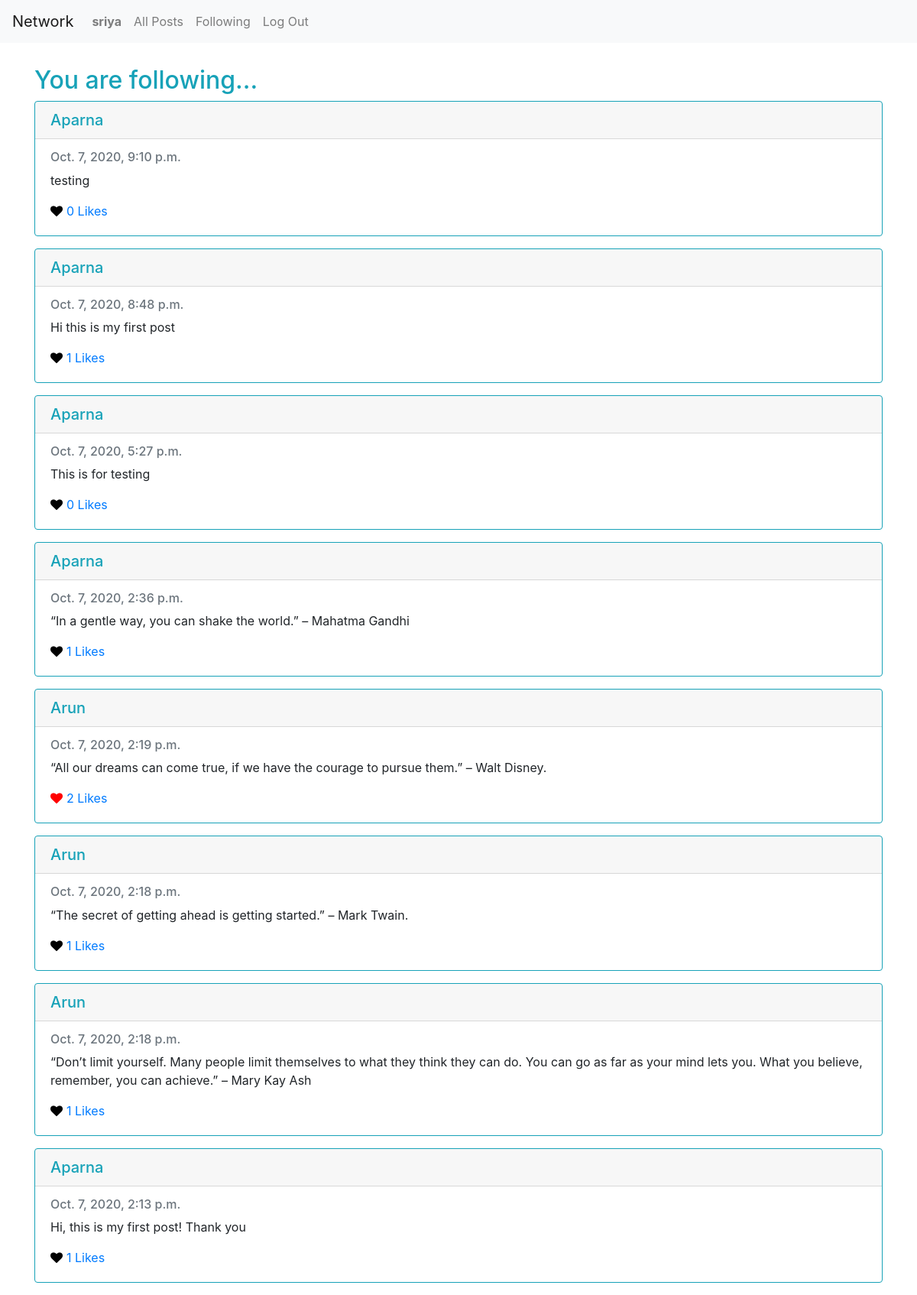
/following/sriya (signed in), run on the app's committed database.
### network/models.py (models this page shows, shortened)
class User(AbstractUser):
    pass

class Post(models.Model):
    content = models.TextField()
    user = models.ForeignKey('User', on_delete=models.CASCADE, related_name='author')
    date = models.DateTimeField(auto_now=True, blank=True)
    liked = models.ManyToManyField('User', default=None, blank=True, related_name='post_likes')

### network/views.py (the view)
# urls.py: path("following/<str:username>", views.following, name="following"),
def following(request, username):
    if request.method == "GET":
        currentuser = get_object_or_404(User, username=username)
        follows = Profile.objects.filter(follower=currentuser)
        posts = Post.objects.all().order_by('-date')
        posted = []
        for p in posts:
            for follower in follows:
                if follower.target == p.user:
                    posted.append(p)
        if not follows:
            return render(request, 'network/following.html', {'message': "You don't follow anybody"})
        paginator = Paginator(posted, 10)
        page_number = request.GET.get('page')
        page_obj = paginator.get_page(page_number)
        return render(request, 'network/following.html', {'page_obj':page_obj})

### network/templates/network/following.html (shortened to what this page needs)
{% extends "network/layout.html" %}
{% block body %}
<div class="container">
    <h2 class="heading">You are following...</h2>
    {% for post in page_obj %}
        <div class="card border-info mb-3">
            <h5 class="card-header text-info"><a href="{% url 'profile' post.user %}"> {{ post.user}}</a></h5>
            <div class="card-body ">
                <h6 class="card-subtitle mb-2 text-muted">{{post.date}}</h6>
                <p class="card-text">{{ post.content }}</p>
                {% if user.is_authenticated %}
                    {% if request.user in post.liked.all %}
                        <a class="likebutton" href="#" data-catid="{{ post.id }}" id="{{post.id}}" data-total="{{post.liked.all.count}}"  data-value="Unlike" value="submit"><i class="fa fa-heart" id="heart{{post.id}}" style="color:red;"></i><span id="liked{{post.id}}">{{post.liked.all.count}}</span> Likes</a>
                    {% else %}
                        <a class="likebutton" href="#" data-catid="{{ post.id }}" id="{{post.id}}" data-total="{{post.liked.all.count}}"  data-value="Like" value="submit"><i class="fa fa-heart" id="heart{{post.id}}" style="color:black;"></i><span id="liked{{post.id}}">{{post.liked.all.count}}</span> Likes</a>
                    {% endif %}
                {% else %}
                    <p class="total-likes">{{post.liked.all.count}} Likes</p>
                {% endif %}
            </div>
        </div>
    {% endfor %}
</div>
{% endblock %}

### network/templates/network/layout.html (shortened to what this page needs)
{% load static %}
<!DOCTYPE html>
<html lang="en">
    <head>
        <link rel="stylesheet" href="https://stackpath.bootstrapcdn.com/bootstrap/4.4.1/css/bootstrap.min.css">
        <link href="{% static 'network/styles.css' %}" rel="stylesheet">
        <link rel="stylesheet" href="https://cdnjs.cloudflare.com/ajax/libs/font-awesome/4.7.0/css/font-awesome.min.css">
    </head>
    <body>
        <nav class="navbar navbar-expand-lg navbar-light bg-light">
            <a class="navbar-brand" href="#">Network</a>
            <div>
              <ul class="navbar-nav mr-auto">
                {% if user.is_authenticated %}
                    <li class="nav-item">
                        <a class="nav-link" href="{% url 'profile' user.username %}"><strong>{{ user.username }}</strong></a>
                    </li>
                {% endif %}
                <li class="nav-item">
                  <a class="nav-link" href="{% url 'index' %}">All Posts</a>
                </li>
                {% if user.is_authenticated %}
                    <li class="nav-item">
                        <a class="nav-link" href="{% url 'following' user.username %}">Following</a>
                    </li>
                    <li class="nav-item">
                        <a class="nav-link" href="{% url 'logout' %}">Log Out</a>
                    </li>
                {% endif %}
              </ul>
            </div>
          </nav>
        <div class="body">
            {% block body %}
            {% endblock %}
        </div>
    </body>
</html>

### network/static/network/styles.css (style rules this page uses)
.container { margin-top: 30px; }
.card-header a { text-decoration: none; color: #17a2b8; position: relative; }
.btn-link, .heading { color: #17a2b8; }
.fa-heart { margin-right: 5px; }

### data on the page
User: username "sriya"
Post: user "Aparna", date "Oct. 7, 2020, 9:10 p.m.", content "testing", liked.all.count "0"
Post: user "Aparna", date "Oct. 7, 2020, 8:48 p.m.", content "Hi this is my first post", liked.all.count "1"
Post: user "Aparna", date "Oct. 7, 2020, 5:27 p.m.", content "This is for testing", liked.all.count "0"
Post: user "Aparna", date "Oct. 7, 2020, 2:36 p.m.", content "“In a gentle way, you can shake the world.” – Mahatma Gandhi", liked.all.count "1"
Post: user "Arun", date "Oct. 7, 2020, 2:19 p.m.", content "“All our dreams can come true, if we have the courage to pursue them.” – Walt Disney.", liked.all.count "2"
Post: user "Arun", date "Oct. 7, 2020, 2:18 p.m.", content "“The secret of getting ahead is getting started.” – Mark Twain.", liked.all.count "1"
Post: user "Arun", date "Oct. 7, 2020, 2:18 p.m.", content "“Don’t limit yourself. Many people limit themselves to what they think they can do. You can go as far as your mind lets you. What you believe, remember, you can achieve.” – Mary Kay Ash", liked.all.count "1"
Post: user "Aparna", date "Oct. 7, 2020, 2:13 p.m.", content "Hi, this is my first post! Thank you", liked.all.count "1"
